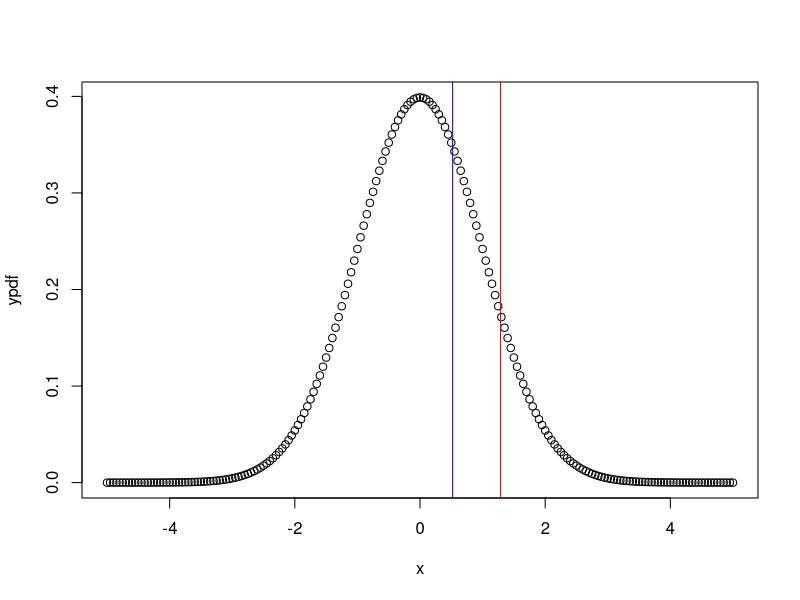
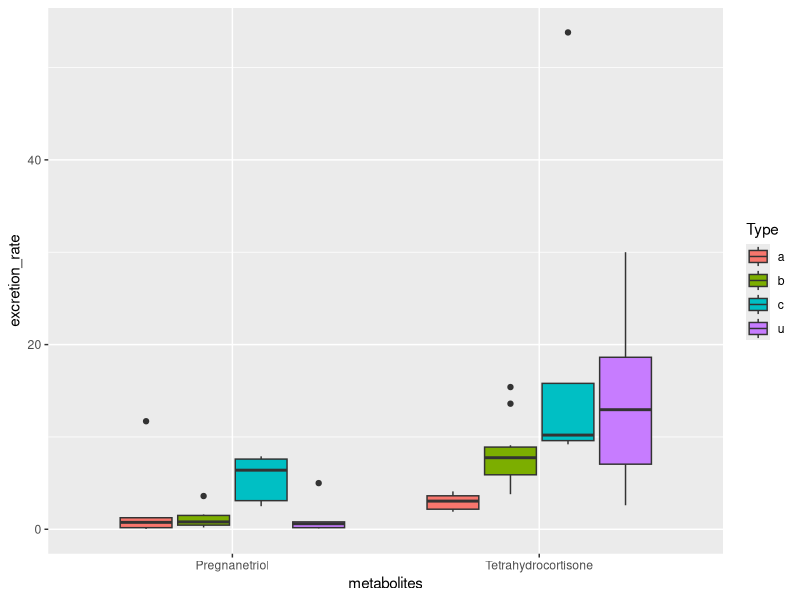

Write R code to recreate these figures, in order.
## ---- chunk 1
knitr::opts_chunk$set(echo = TRUE)
## ---- chunk 2
n=20000
p=99/n
p
## ---- chunk 3
SE=((p*(1-p))/n)^0.5
SE
## ---- chunk 4
677/20000
## ---- chunk 5
2521/20000
## ---- chunk 6
P_hc=17479/20000
P_po_and_hc=578/20000
P_po_given_hc = P_po_and_hc/P_hc
P_po_given_hc
## ---- chunk 7
excellent=456/4657
very_good=727/6973
good=854/5674
fair=385/2019
poor=99/677

cat("Excellent Proportion: ", round(excellent*100,2),"%\n", 
    "Very Good Proportion: ", round(very_good*100,2),"%\n",
    "Good Proportion: ", round(good*100,2),"%\n",
    "Fair Proportion: ", round(fair*100,2),"%\n",
    "Poor Proportion: ", round(poor*100,2),"%\n",
    sep=""
    )
## ---- chunk 8
#Compute verbal z-score:
x_verb <- 160
µ_verb <- 151
σ_verb <- 7

Z_verb <- (x_verb-µ_verb)/σ_verb

#Compute quantitative Z-score
x_quant <- 157
µ_quant <- 153
σ_quant <- 7.67

Z_quant <- (x_quant-µ_quant)/σ_quant

Z_verb
Z_quant

## ---- chunk 9
x=seq(-5,5,0.05)
ypdf=dnorm(x)
plot(x,ypdf)
abline(v=Z_verb, col="red")
abline(v=Z_quant, col="blue")
## ---- chunk 10
paste0("Verbal percentile: ", round(pnorm(x_verb, µ_verb, σ_verb)*100, 0),"th")
paste0("Quantitative percentile: ", round(pnorm(x_quant, µ_quant, σ_quant)*100, 0),"th")
## ---- chunk 11
paste0("Verbal: ", round((1-pnorm(x_verb, µ_verb, σ_verb))*100, 2),"%")
paste0("Quantitative: ", round((1-pnorm(x_quant, µ_quant, σ_quant))*100, 2),"%")
## ---- chunk 12
n_dist=47
sd_dist=1.8

SE_dist=sd_dist/(n_dist)^0.5
SE_dist

n_cont=35
sd_cont=1.8

SE_cont=sd_cont/(n_cont)^0.5
SE_cont

## ---- chunk 13
mean_dist=4.9
upper_dist=mean_dist+SE_dist*1.96
lower_dist=mean_dist-SE_dist*1.96
upper_dist
lower_dist

mean_cont=6.1
upper_cont=mean_cont+SE_cont*1.96
lower_cont=mean_cont-SE_cont*1.96
upper_cont
lower_cont

## ---- chunk 14
t=(mean_dist-mean_cont)/((sd_dist^2/n_dist)+(sd_cont^2/n_cont))^0.5
t
## ---- chunk 15
pt(t,n_dist+n_cont-2)
## ---- chunk 16
library(MASS)
## ---- chunk 17
data(Cushings)
head(Cushings)
## ---- chunk 18
library(tidyverse)
## ---- chunk 19
cushings_longer <- Cushings |> pivot_longer(!Type, names_to = "metabolites", values_to = "excretion_rate")
head(cushings_longer)
## ---- chunk 20
library(ggplot2)
## ---- chunk 21
ggplot(
  data = cushings_longer,
  mapping = aes(x=metabolites, y=excretion_rate, fill=Type)
) + geom_boxplot()
## ---- chunk 22
tetra_aov<-aov(Tetrahydrocortisone ~ Type, data=Cushings)
pregna_aov<-aov(Pregnanetriol ~ Type, data=Cushings)

summary(tetra_aov)
summary(pregna_aov)
## ---- chunk 23
data(iris)
head(iris)
## ---- chunk 24
var.test(iris[iris$Species=="setosa", 2], iris[iris$Species=="versicolor", 2])
## ---- chunk 25
summary(aov(Petal.Width ~ Species, iris))
## ---- chunk 26
data(crabs)
head(crabs)
## ---- chunk 27
fem_blue <- crabs |>
  filter(sex=="F" & sp=="B")
model=lm(RW ~ FL, data=fem_blue)
summary(model)
## ---- chunk 28
#Compute the 95% confidence interval
upper=0.90928+1.96*0.0268
lower=0.90928-1.96*0.0268

upper
lower
## ---- chunk 29
fem_orange <- crabs |>
  filter(sex=="F" & sp=="O")
model1=lm(RW ~ FL, data=fem_orange)
summary(model1)
## ---- chunk 30
#Compute the 95% confidence interval
upper_1=0.76041+1.96*0.03073
lower_1=0.76041-1.96*0.03073

upper_1
lower_1
## ---- chunk 31
model2=lm(CL ~ FL, data=crabs[crabs$sex=="F" & crabs$sp=="B",])
summary(model2)

model3=lm(CL ~ FL, data=crabs[crabs$sex=="F" & crabs$sp=="O",])
summary(model3)
## ---- chunk 32
upper_2=2.24075+1.96*0.03342
lower_2=2.24075-1.96*0.03342

upper_2
lower_2

upper_3=1.94151+1.96*0.04155
lower_3=1.94151-1.96*0.04155

upper_3
lower_3

